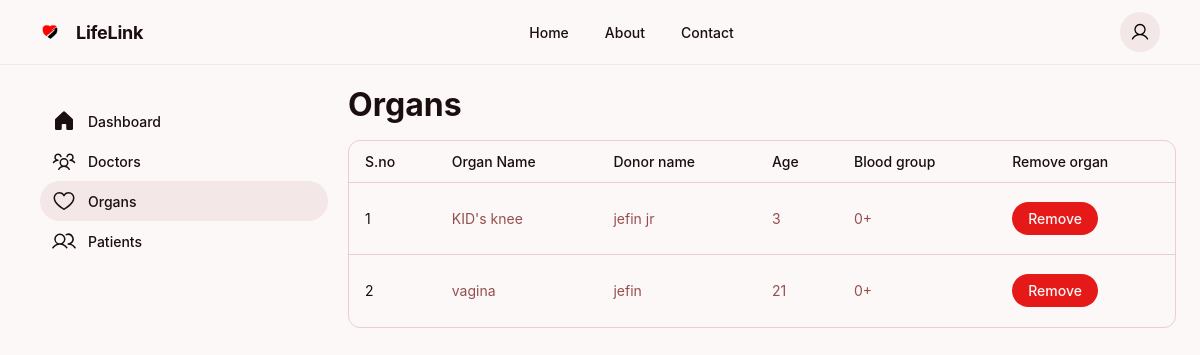
/hospital_organs/1, run on the app's committed database.
### tables/models.py (models this page shows, shortened)
class Organ(models.Model):
    organ_name = models.CharField(max_length=150)
    donor_name = models.CharField(max_length=150)
    donor_age = models.PositiveIntegerField()
    blood_group = models.CharField(max_length=150)
    hospital = models.ForeignKey(Hospital, on_delete=models.SET_NULL, null=True, blank=True)

### ods/views.py (the view)
# urls.py: path('hospital_organs/<int:id>',views.hospital_organs,name = "hospital_organs"),
def hospital_organs(request,id):
    hospital_info = Hospital.objects.get(id = id)
    organ_info = Organ.objects.filter(hospital = hospital_info.id)
    return render(request,'hospital-organs.html',context = {'id':id,'hospital_info': hospital_info,'organ_info': organ_info})

### templates/hospital-organs.html (shortened to what this page needs)
<!DOCTYPE html>
{% load static %}
<html>
<head>
    <link rel="stylesheet" href="{% static 'css/hospital.css' %}">
</head>
<body>
    <header>
        <div class="logo-container">
            <img src="{% static 'images/logo.png' %}" style="height: 20px;"/>
            <h2 class="brand-name">LifeLink</h2>
        </div>
        <nav class="nav-links">
            <a href="#" class="nav-link">Home</a>
            <a href="#" class="nav-link">About</a>
            <a href="#" class="nav-link">Contact</a>
        </nav>
        <div class="header-actions">
            <button class="icon-button">
            </button>
        </div>
    </header>
    <div class="main-container">
        <aside class="sidebar">
            <a href="/hospital_dashboard/{{id}}" class="sidebar-link ">
                Dashboard
            </a>
            <a href="/hospital_doctors/{{id}}" class="sidebar-link ">
                Doctors
            </a>
            <a href="/hospital_organs/{{id}}" class="sidebar-link active">
                Organs
            </a>
            <a href="/hospital_patients/{{id}}" class="sidebar-link ">
                Patients
            </a>
        </aside>
        <main class="main-content">
            <div class="dashboard-header">
                <h1 class="dashboard-title">Organs</h1>
            </div>
            <div class="table-container">
                <table>
                    <thead>
                        <tr>
                            <th>S.no</th>
                            <th>Organ Name</th>
                            <th>Donor name</th>
                            <th>Age</th>
                            <th>Blood group</th>
                            <th>Remove organ</th>
                        </tr>
                    </thead>
                    <tbody>
                        {% for items in organ_info %}
                        <tr>
                            <td>{{forloop.counter}}</td>
                            <td>{{items.organ_name}}</td>
                            <td>{{items.donor_name}}</td>
                            <td>{{items.donor_age}}</td>
                            <td>{{items.blood_group}}</td>
                            <td><a href = "/rorgan/{{id}}/{{items.id}}" ><button class = "action-button">Remove</button></a></td>
                        </tr>
                        {% endfor %}
                    </tbody>
                </table>
            </div>
        </main>
    </div>
</body>
</html>

### static/css/hospital.css (style rules this page uses)
* { margin: 0; padding: 0; box-sizing: border-box; font-family: Inter, "Noto Sans", sans-serif; }
body { background-color: #fcf8f8; min-height: 100vh; }
header { display: flex; align-items: center; justify-content: space-between; padding: 12px 40px; border-bottom: 1px solid #f3e7e7; background-color: #fcf8f8; }
.logo-container { display: flex; align-items: center; gap: 16px; color: #1b0e0e; }
.brand-name { font-size: 18px; font-weight: 700; letter-spacing: -0.015em; }
.nav-links { display: flex; gap: 36px; }
.nav-link { color: #1b0e0e; text-decoration: none; font-size: 14px; font-weight: 500; }
.header-actions { display: flex; gap: 8px; }
.icon-button { background-color: #f3e7e7; border: none; border-radius: 9999px; height: 40px; width: 40px; cursor: pointer; display: flex; align-items: center; justify-content: center; }
.main-container { display: flex; padding: 20px 24px; gap: 4px; }
.sidebar { width: 320px; background-color: #fcf8f8; padding: 16px; }
.sidebar-link { display: flex; align-items: center; gap: 12px; padding: 8px 12px; color: #1b0e0e; text-decoration: none; font-size: 14px; font-weight: 500; }
.sidebar-link.active { background-color: #f3e7e7; border-radius: 9999px; }
.main-content { flex: 1; max-width: 960px; }
.dashboard-header { margin-bottom: 16px; }
.dashboard-title { font-size: 32px; font-weight: 700; color: #1b0e0e; margin-bottom: 12px; }
.action-button { background-color: #e61919; color: #fcf8f8; border: none; border-radius: 9999px; padding: 8px 16px; font-size: 14px; font-weight: 500; cursor: pointer; min-width: 84px; }
.table-container { border: 1px solid #e7d0d0; border-radius: 12px; overflow: hidden; }
table { width: 100%; border-collapse: collapse; }
th { text-align: left; padding: 12px 16px; font-size: 14px; font-weight: 500; color: #1b0e0e; }
td { padding: 12px 16px; font-size: 14px; color: #974e4e; height: 72px; border-top: 1px solid #e7d0d0; }
td:first-child { color: #1b0e0e; }

### data on the page
Organ: organ_name "KID's knee", donor_name "jefin jr", donor_age "3", blood_group "0+"
Organ: organ_name "vagina", donor_name "jefin", donor_age "21", blood_group "0+"
